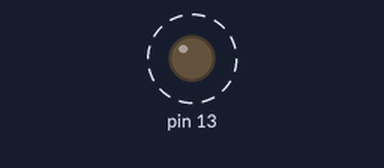
Recording of a sketch running on a simulated Arduino Uno, built with avr-gcc and run on an emulated ATmega328P. Parts: output pins drawn as LEDs (lit = HIGH). Dashed ring = blinking.

Above: at 0.5 s.
Timing chart, 0 to 4.6 s (numbered marks = the images above):
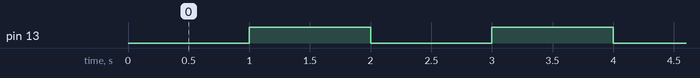

The sketch:

blink.ino
```cpp
// Blink

void setup(void) {
    pinMode(13, OUTPUT);
}


void loop() {
    digitalWrite(13, LOW);
    delay(1000);
    digitalWrite(13, HIGH);
    delay(1000);
}
```

Measured:
- by itself, pin 13: alternates HIGH for 1.0 s and LOW for 1.0 s
